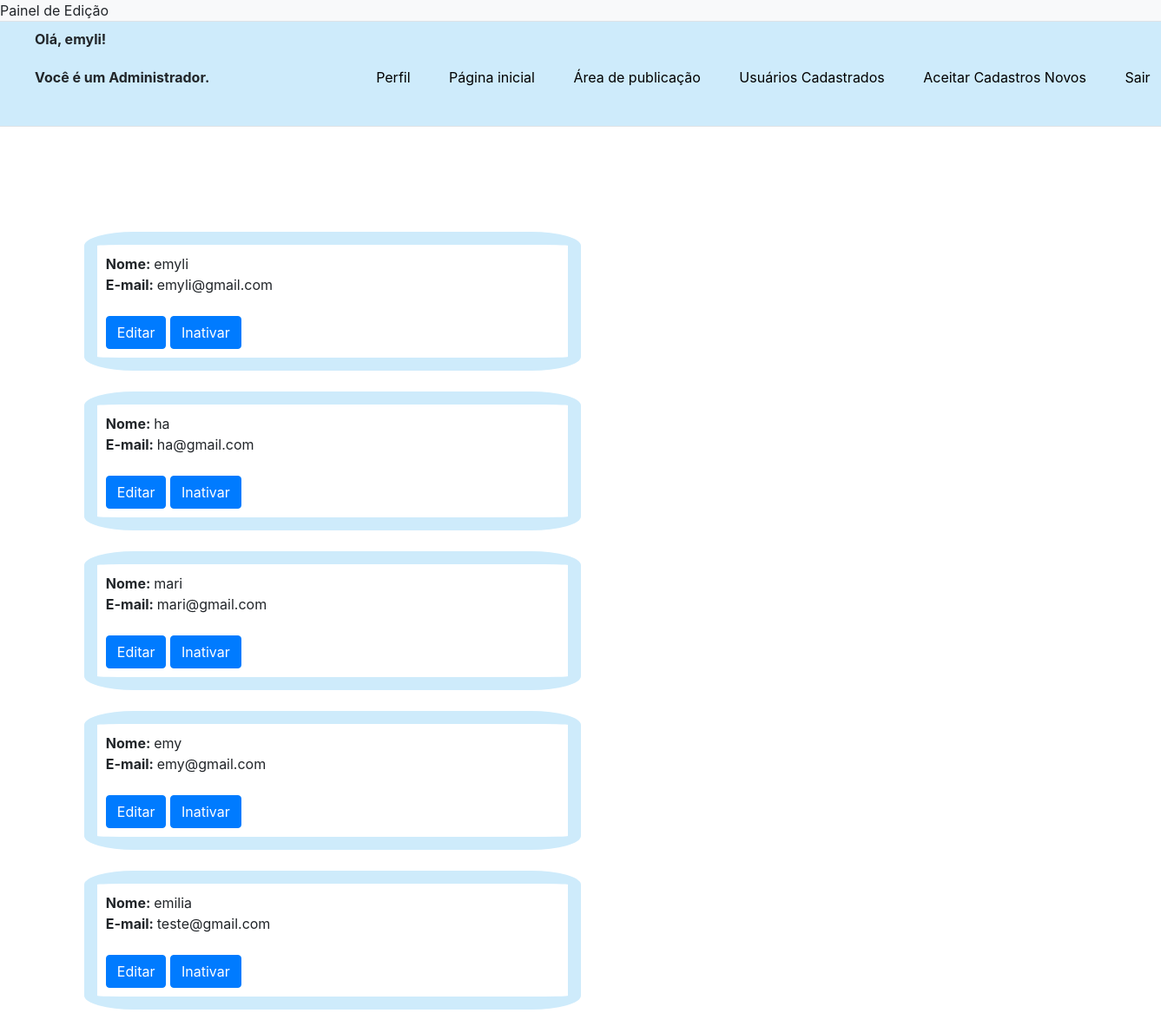
The page /usuarios_cadastrados.php (signed in) on the database its author committed.
### tables this page shows
CREATE TABLE `usuario` (
  `cod` int(11) NOT NULL,
  `nome` varchar(150) NOT NULL,
  `email` varchar(150) NOT NULL,
  `senha` varchar(45) NOT NULL,
  `cpf` int(20) NOT NULL,
  `perfil_cod` int(11) NOT NULL,
  `id_empresa` int(11) NOT NULL
);

### usuarios_cadastrados.php (the view, shortened to what this page needs)
<?php
    include('bd/verifica_login.php');
?>
<!DOCTYPE html>
<html lang="pt-br">
    <head>
        <link rel = "stylesheet" href = "css/usuariocadastro.css">
        <link rel="stylesheet" href="https://cdn.jsdelivr.net/npm/bootstrap@4.0.0/dist/css/bootstrap.min.css"
>
    </head>
<body>
    <div class = "cabeça">
        <nav class="bg-light border-bottom">
            <div class="">
                    Painel de Edição
            </div>
        </nav>
    </div>
    <div class="cor">
    <header class = "py-2 mg-2 border-bottom">
    <nav id = "menu-h">
    <ul>
      <span class = fs-4> <b> Olá, <?php echo $_SESSION['nome'];?>!<br/> </b>
        <?php if($_SESSION['perfil'] == 1){?>
      <b>  Você é um Administrador. </b> </span>
        <?php }?>
            <li>
                <a href = "perfil.php"> Perfil </a>
            </li>
            <li>
                <a href="index.php">Página inicial</a>
            <li>
                <a href="area_publicacao.php">Área de publicação</a>
            </li>
            <?php if($_SESSION['perfil'] == 1){?>
            <li>
                <a href="usuarios_cadastrados.php">Usuários Cadastrados</a>
            </li>
            <?php }?>
            <?php if($_SESSION['perfil'] == 1){?>
            <li>
                <a href="aceitar_cadastro.php">Aceitar Cadastros Novos</a>
            </li>
            <?php }?>
            <li>
            <a href="bd/logout.php">Sair</a>
            </li>
        </ul>
    </nav>
    </header>
    </div> <br/>
<div class = "corpo">
        <?php
            $selecionar = "SELECT * FROM usuario";
            $resultado = mysqli_query ($conexao, $selecionar);
            while($row_usuario = mysqli_fetch_assoc($resultado)){
        ?>
    <div class="d">
        <div class = "">
        <?php
            echo "<b>Nome: </b>" . $row_usuario['nome'] . "<br>";
            echo "<b>E-mail: </b>" . $row_usuario['email'] . "<br><br>"; ?>
    </div>
        <?php
            if($_SESSION['perfil'] == 1){
        ?>
        <a href = "#" class = "w-10 btn btn-primary">
            Editar
        </a>
        <a href = "#" class = " w-10 btn btn-primary">
            Inativar
        </a>
    </div><br>
    <?php
    }
    }
    ?>
</div>
</body>
</html>

### css/usuariocadastro.css (style rules this page uses)
.cor { background-color: #ceebfb; }
#menu-h { list-style-type: none; padding: 0; background-color: #ceebfb; }
#menu-h li { display: inline; }
#menu-h li a { color: black; display: inline; text-decoration: none; padding: 20px; display: inline-block; transition: background .6s; }
li { position: relative; left: 13%; }
.corpo { margin: 30px; padding: 5%; position: relative; }
.d { border: 15px solid #ceebfb; border-radius: 10%; height: 50%; padding: 10px; width: 50%; position: static; display: block; }

### rows shown on the page
usuario: nome "emyli", email "emyli@gmail.com"
usuario: nome "ha", email "ha@gmail.com"
usuario: nome "mari", email "mari@gmail.com"
usuario: nome "emy", email "emy@gmail.com"
usuario: nome "emilia", email "teste@gmail.com"

### other values the page prints
$_SESSION['nome'] "emyli"
